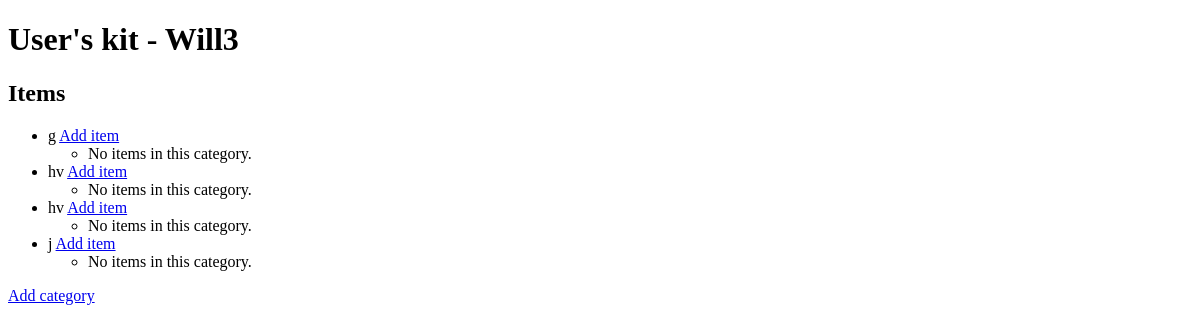
Before: /user/1/ with the older database file.
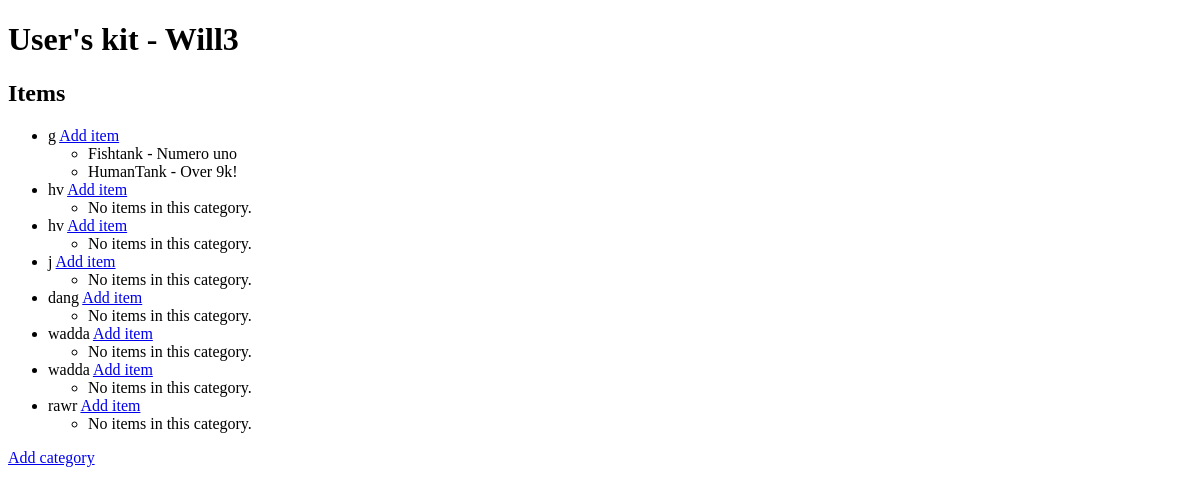
After: the same page with the newer database file.
### managerkit/models.py (models this page shows, shortened)
class User(models.Model):
    name = models.CharField(max_length=100)
    sex = models.CharField(max_length=10)
    dietary_restrictions = models.CharField(max_length=100)
    age = models.IntegerField()

class Category(models.Model):
    name = models.CharField(max_length=100)
    user = models.ForeignKey(User, on_delete=models.CASCADE, related_name='categories')

class Item(models.Model):
    name = models.CharField(max_length=100)
    quantity = models.IntegerField()
    description = models.TextField()
    category = models.ForeignKey(Category, on_delete=models.CASCADE, related_name='items')

### managerkit/views.py (the view)
# urls.py: path('user/<int:user_id>/', views.user_detail, name='user_detail'),
def user_detail(request, user_id):
    user = get_object_or_404(User, pk=user_id)
    categories = user.categories.all()
    items = categories.all()
    return render(request, 'user_detail.html', {'user': user, 'categories': categories, 'item': items})

### managerkit/templates/user_detail.html (shortened to what this page needs)
<!DOCTYPE html>
<html lang="en">
<head>
</head>
<body>
    <h1>User's kit - {{ user.name }}</h1>
    <h2>Items </h2>
    <ul>
      {% for category in categories %}
          <li> {{ category.name }} <a href="{% url 'add_item' user.id category.id %}">Add item</a>
            <ul>
              {% for item in category.items.all %}
                  <li>{{ item.name }} - {{ item.description }}</li>
                {% empty %}
                  <li>No items in this category.</li>
              {% endfor %}
            </ul>
          </li>
      {% empty %}
          <li>No categories.</li>
      {% endfor %}
  </ul>
    <a href="{% url 'add_category' user.id %}">Add category</a>
</body>
</html>

Changed rows visible on the page:
shown differently, row unchanged: Category (number 1 of 8 on the later page): no longer shows "No items in this category."
added Item: name "Fishtank", description "Numero uno", shown under Category (number 1 of 8 on the later page)
added Item: name "HumanTank", description "Over 9k!", shown under Category (number 1 of 8 on the later page)
added Category: name "dang"
added Category: name "wadda"
added Category: name "wadda"
added Category: name "rawr"
